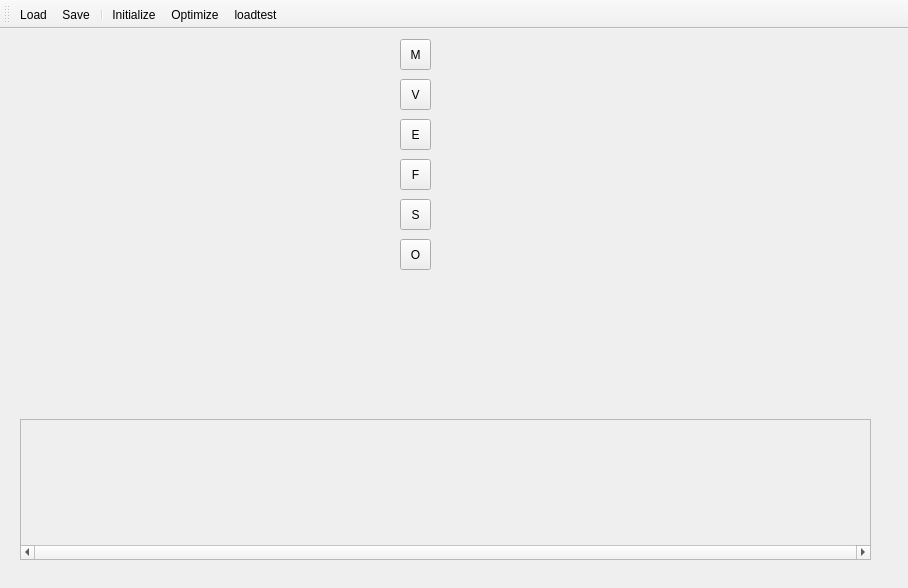
<?xml version="1.0" encoding="UTF-8"?>
<ui version="4.0">
 <class>CFoldingClass</class>
 <widget class="QMainWindow" name="CFoldingClass">
  <property name="geometry">
   <rect>
    <x>0</x>
    <y>0</y>
    <width>908</width>
    <height>588</height>
   </rect>
  </property>
  <property name="windowTitle">
   <string>CFolding</string>
  </property>
  <widget class="QWidget" name="centralWidget">
   <widget class="QToolButton" name="MoveTool">
    <property name="geometry">
     <rect>
      <x>400</x>
      <y>10</y>
      <width>31</width>
      <height>31</height>
     </rect>
    </property>
    <property name="text">
     <string>M</string>
    </property>
    <property name="checkable">
     <bool>true</bool>
    </property>
    <property name="autoExclusive">
     <bool>true</bool>
    </property>
   </widget>
   <widget class="QToolButton" name="VertexTool">
    <property name="geometry">
     <rect>
      <x>400</x>
      <y>50</y>
      <width>31</width>
      <height>31</height>
     </rect>
    </property>
    <property name="text">
     <string>V</string>
    </property>
    <property name="checkable">
     <bool>true</bool>
    </property>
    <property name="autoExclusive">
     <bool>true</bool>
    </property>
   </widget>
   <widget class="QToolButton" name="EdgeTool">
    <property name="geometry">
     <rect>
      <x>400</x>
      <y>90</y>
      <width>31</width>
      <height>31</height>
     </rect>
    </property>
    <property name="text">
     <string>E</string>
    </property>
    <property name="checkable">
     <bool>true</bool>
    </property>
    <property name="autoExclusive">
     <bool>true</bool>
    </property>
   </widget>
   <widget class="QWidget" name="verticalLayoutWidget">
    <property name="geometry">
     <rect>
      <x>20</x>
      <y>10</y>
      <width>371</width>
      <height>371</height>
     </rect>
    </property>
    <layout class="QVBoxLayout" name="show2dLayout"/>
   </widget>
   <widget class="QWidget" name="verticalLayoutWidget_2">
    <property name="geometry">
     <rect>
      <x>440</x>
      <y>10</y>
      <width>431</width>
      <height>371</height>
     </rect>
    </property>
    <layout class="QVBoxLayout" name="show3dLayout"/>
   </widget>
   <widget class="QScrollArea" name="candiLayout">
    <property name="geometry">
     <rect>
      <x>20</x>
      <y>390</y>
      <width>851</width>
      <height>141</height>
     </rect>
    </property>
    <property name="verticalScrollBarPolicy">
     <enum>Qt::ScrollBarAlwaysOff</enum>
    </property>
    <property name="horizontalScrollBarPolicy">
     <enum>Qt::ScrollBarAlwaysOn</enum>
    </property>
    <property name="widgetResizable">
     <bool>true</bool>
    </property>
    <widget class="QWidget" name="scrollAreaWidgetContents">
     <property name="geometry">
      <rect>
       <x>0</x>
       <y>0</y>
       <width>849</width>
       <height>122</height>
      </rect>
     </property>
    </widget>
   </widget>
   <widget class="QToolButton" name="SymmetryTool">
    <property name="geometry">
     <rect>
      <x>400</x>
      <y>170</y>
      <width>31</width>
      <height>31</height>
     </rect>
    </property>
    <property name="text">
     <string>S</string>
    </property>
    <property name="checkable">
     <bool>true</bool>
    </property>
    <property name="autoExclusive">
     <bool>true</bool>
    </property>
   </widget>
   <widget class="QToolButton" name="mergeTool">
    <property name="geometry">
     <rect>
      <x>400</x>
      <y>210</y>
      <width>31</width>
      <height>31</height>
     </rect>
    </property>
    <property name="text">
     <string>O</string>
    </property>
    <property name="checkable">
     <bool>true</bool>
    </property>
    <property name="autoExclusive">
     <bool>true</bool>
    </property>
   </widget>
   <widget class="QToolButton" name="faceTool">
    <property name="geometry">
     <rect>
      <x>400</x>
      <y>130</y>
      <width>31</width>
      <height>31</height>
     </rect>
    </property>
    <property name="text">
     <string>F</string>
    </property>
    <property name="checkable">
     <bool>true</bool>
    </property>
    <property name="autoExclusive">
     <bool>true</bool>
    </property>
   </widget>
  </widget>
  <widget class="QToolBar" name="mainToolBar">
   <attribute name="toolBarArea">
    <enum>TopToolBarArea</enum>
   </attribute>
   <attribute name="toolBarBreak">
    <bool>false</bool>
   </attribute>
   <addaction name="actionLoad_2"/>
   <addaction name="actionSave"/>
   <addaction name="separator"/>
   <addaction name="actionInitialize"/>
   <addaction name="actionOptimize"/>
   <addaction name="actionLoadtest"/>
  </widget>
  <action name="actionInitialize">
   <property name="text">
    <string>Initialize</string>
   </property>
  </action>
  <action name="actionLoad_2">
   <property name="text">
    <string>Load</string>
   </property>
  </action>
  <action name="actionSave">
   <property name="text">
    <string>Save</string>
   </property>
  </action>
  <action name="actionOptimize">
   <property name="text">
    <string>Optimize</string>
   </property>
  </action>
  <action name="actionLoadtest">
   <property name="text">
    <string>loadtest</string>
   </property>
  </action>
 </widget>
 <layoutdefault spacing="6" margin="11"/>
 <resources>
  <include location="CFolding.qrc"/>
 </resources>
 <connections/>
</ui>
